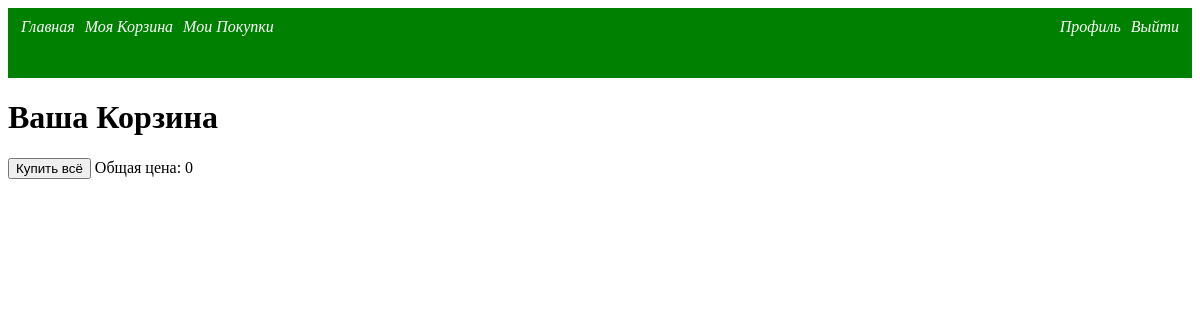
The page /busket/ (signed in) on the database as committed earlier.
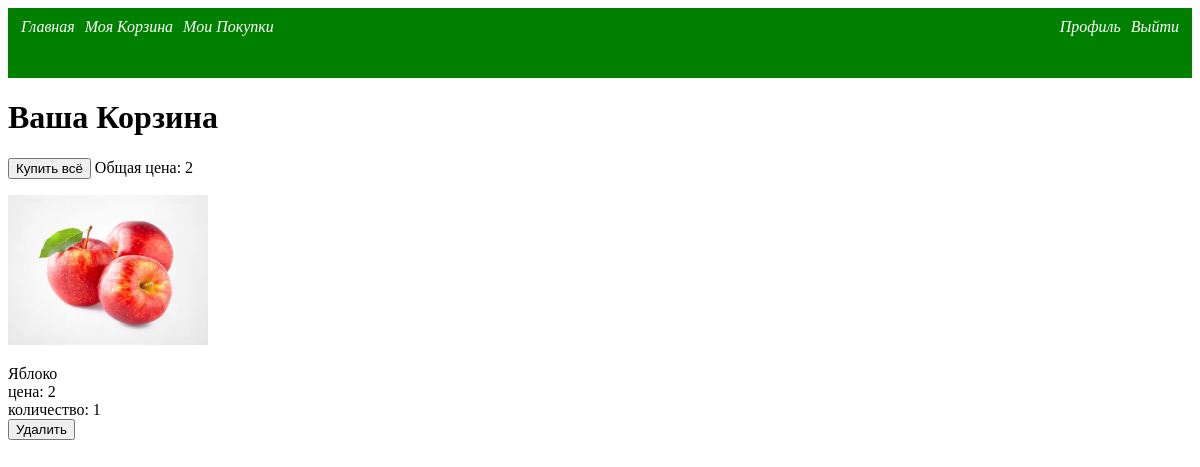
The same page on the database as committed later.
### Store/models.py (models this page shows, shortened)
class BusketItems(models.Model):
    product = models.ForeignKey('Product', on_delete=models.CASCADE)
    amount = models.IntegerField()
    user = models.ForeignKey(settings.AUTH_USER_MODEL, on_delete=models.CASCADE)
    purchased = models.BooleanField(default=False)
    purch = models.ForeignKey('Purchase', on_delete=models.CASCADE, blank=True, null=True)
    objects = BusketItemsQuerySet.as_manager()

class Product(models.Model):
    name = models.CharField(max_length=255)
    photo = models.ImageField(upload_to="photos/%Y/%m/%d/")
    desc = models.TextField(blank=True)
    cost = models.IntegerField()
    amount = models.IntegerField()
    available = models.BooleanField(default=True)
    cat = models.ForeignKey('Category', on_delete=models.PROTECT)
    objects = ProductQuerySets.as_manager()

### Store/views.py (the view)
# urls.py: path('busket/', busket, name='busket'),
def busket(request):
    b = BusketItems.objects.get_UserBusket(request.user.pk).get_not_purchased()
    total_cost = 0
    for i in b:
        total_cost += i.product.cost * i.amount
    return render(request, 'Store/busket.html', {'busket' : b, 'total_cost': total_cost})

### Store/models.py (called while the page is built)
    def get_UserBusket(self, User_id):
        return self.filter(user=User_id)

    def get_not_purchased(self):
        return self.filter(purch=None)

### Store/templatetags/products_tag.py (called while the page is built)
@register.inclusion_tag('Store/menu.html')
def ShowMenu(isLoged):
    if isLoged == 1:
        menu = [{'title': 'Главная', 'link': 'home'}, {'title': 'Войти', 'link': 'login'}, {'title':'Зарегистрироваться', 'link' : 'reg'}]
    else:
        menu = [{'title': 'Главная', 'link': 'home'}, {'title': 'Моя Корзина', 'link': 'busket'}, {'title': 'Мои Покупки', 'link': 'purchases'}]
    return {'menu': menu}

@register.filter
def isAuthMenu(v):
    return v[1]['title'] != 'Войти'

### Store/templates/Store/busket.html (shortened to what this page needs)
{% load products_tag %}
<!DOCTYPE html>
<html lang="en">
<head>
</head>
<body>
    {% if request.user.is_authenticated %}
        {% ShowMenu 2 %}
    {% else %}
        {% ShowMenu 1 %}
    {% endif %}
    <h1>Ваша Корзина</h1>
    <button type="submit" onclick="location.href='{% url 'buyBysket' %}'">
        Купить всё
    </button>
    Общая цена: {{total_cost}}
    {% for b in busket %}
        <p><img src="{{b.product.photo.url}}" width="200px"></p>
        {{b.product.name}}
        <br>цена: {{b.product.cost}}
        <br>количество: {{b.amount}}
        <br><button type="submit"
                    onclick="location.href='{% url 'delBusket' id=b.pk%}'">
                Удалить
            </button>
    {% endfor %}
</body>
</html>

Rows that differ between the two databases and show on the page:
added BusketItems: product.photo (picture), product.name "Яблоко", product.cost "2", amount "1"
Other text that changed with them:
{{ total_cost }}: "0" → "2"
